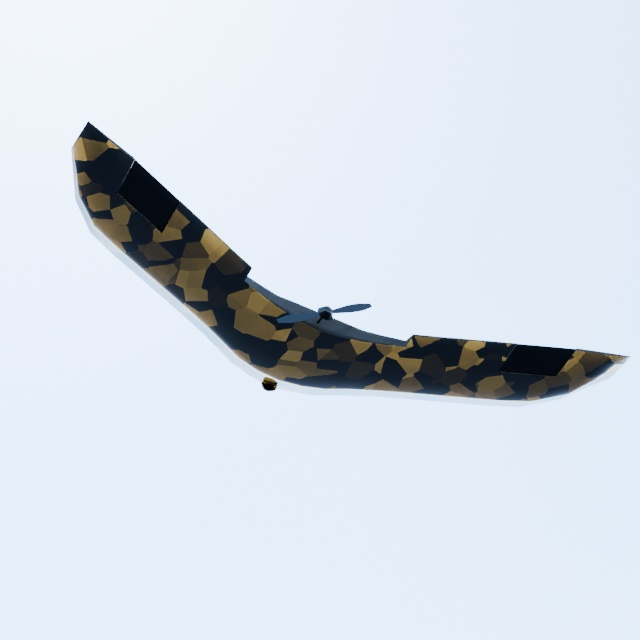
#> input picture protonet_uav/data/uav_dataset/enrollment/drone_uav_wing_desert_camo/az240_el-45_noon_clear_enrollment.jpg, 640 x 640 px; its folder holds only this picture in this run
$ python make_realistic_synthetic.py --input ../../../../../../../../../../../protonet_uav/data/uav_dataset/enrollment/drone_uav_wing_desert_camo/az240_el-45_noon_clear_enrollment.jpg --output out.png
#> lines starting #> are read from the running program, lines starting #| are printed output that depends on the picture
#> call 3 of process_split, with split = 'enrollment', variants = 1, strength = 'mild'
#> in process_split, base is the input picture: PIL image 640x640 RGB; mean R, G, B 213.8, 220.9, 229.7
#!/usr/bin/env python3
"""Create real-world camera variants from clean rendered UAV images.

The script preserves the ProtoNet layout:

    input_root/train/<identity>/*.jpg
    input_root/val/<identity>/*.jpg
    input_root/enrollment/<identity>/*.jpg

and writes a new dataset root with noisy, blurry, compressed, off-center,
mid-flight-looking variants. It does not modify the input dataset.
"""

import argparse
import io
import json
import random
import shutil
from pathlib import Path

import numpy as np
from PIL import Image, ImageChops, ImageEnhance, ImageFilter

IMG_EXTS = {".jpg", ".jpeg", ".png", ".bmp", ".webp"}


def motion_blur(img: Image.Image, radius: int, horizontal: bool) -> Image.Image:
    radius = max(1, int(radius))
    base = img.convert("RGB")
    acc = np.asarray(base).astype(np.float32)
    samples = 1
    for offset in range(1, radius + 1):
        delta = (offset, 0) if horizontal else (0, offset)
        acc += np.asarray(ImageChops.offset(base, *delta)).astype(np.float32)
        acc += np.asarray(ImageChops.offset(base, -delta[0], -delta[1])).astype(np.float32)
        samples += 2
    return Image.fromarray(np.clip(acc / samples, 0, 255).astype(np.uint8), "RGB")


def jpeg_roundtrip(img: Image.Image, quality: int) -> Image.Image:
    buffer = io.BytesIO()
    img.save(buffer, format="JPEG", quality=int(quality), optimize=False)
    buffer.seek(0)
    return Image.open(buffer).convert("RGB")


def random_crop_jitter(img: Image.Image, strength: float) -> Image.Image:
#> called with strength = 0.0337
    w, h = img.size
#> w = 640; h = 640
    zoom = random.uniform(1.0, 1.0 + strength)
    crop_w = max(1, int(w / zoom))
#> crop_w = 638
    crop_h = max(1, int(h / zoom))
#> crop_h = 638
    max_dx = max(0, w - crop_w)
#> max_dx = 2
    max_dy = max(0, h - crop_h)
#> max_dy = 2
    left = random.randint(0, max_dx) if max_dx else 0
#> left = 1
    top = random.randint(0, max_dy) if max_dy else 0
#> top = 1
    return img.crop((left, top, left + crop_w, top + crop_h)).resize(
        (w, h), Image.Resampling.BICUBIC
    )


def add_noise(img: Image.Image, sigma: float) -> Image.Image:
    arr = np.asarray(img).astype(np.float32)
    noise = np.random.normal(0.0, sigma, arr.shape).astype(np.float32)
    arr = np.clip(arr + noise, 0, 255).astype(np.uint8)
    return Image.fromarray(arr, "RGB")


def add_haze(img: Image.Image, amount: float) -> Image.Image:
    haze_color = np.array([205, 216, 226], dtype=np.float32)
    arr = np.asarray(img).astype(np.float32)
    arr = arr * (1.0 - amount) + haze_color * amount
    return Image.fromarray(np.clip(arr, 0, 255).astype(np.uint8), "RGB")


def low_res_roundtrip(img: Image.Image, min_side: int, max_side: int) -> Image.Image:
    w, h = img.size
    target = random.randint(min_side, max_side)
    scale = target / max(w, h)
    small = img.resize((max(1, int(w * scale)), max(1, int(h * scale))), Image.Resampling.BILINEAR)
    return small.resize((w, h), Image.Resampling.BICUBIC)


def degrade(img: Image.Image, split_profile: str, strength: str) -> Image.Image:
    img = img.convert("RGB")
    if split_profile == "enrollment":
        img = random_crop_jitter(img, strength=random.uniform(0.03, 0.10))
        if random.random() < 0.45:
            img = img.filter(ImageFilter.GaussianBlur(radius=random.uniform(0.15, 0.7)))
        img = ImageEnhance.Brightness(img).enhance(random.uniform(0.88, 1.14))
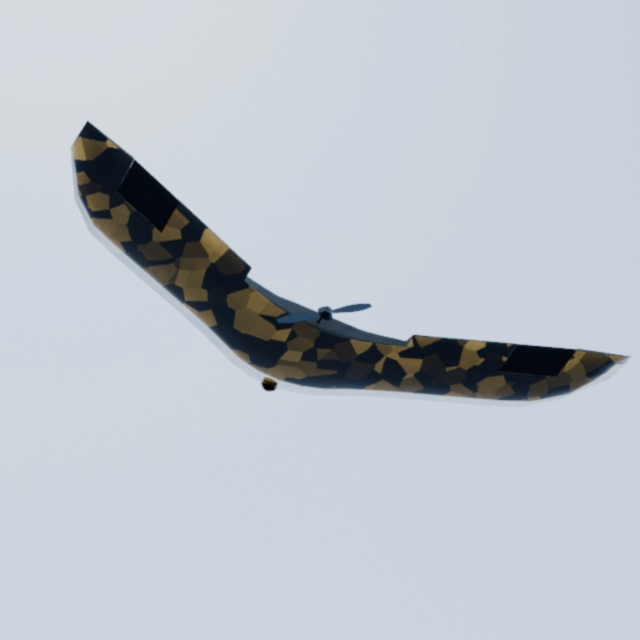
#> img: PIL image 640x640 RGB; mean R, G, B 189.6, 195.9, 203.7
        img = ImageEnhance.Contrast(img).enhance(random.uniform(0.86, 1.18))
        img = ImageEnhance.Color(img).enhance(random.uniform(0.82, 1.18))
        if random.random() < 0.35:
            img = add_noise(img, sigma=random.uniform(1.0, 4.5))
        return jpeg_roundtrip(img, quality=random.randint(72, 96))

    if strength == "aggressive":
        crop_range, low_range, motion_p, motion_r = (0.08, 0.24), (150, 300), 0.55, (1, 4)
        blur_p, blur_r, haze_p, haze_r = 0.50, (0.20, 1.00), 0.45, (0.03, 0.16)
        bright, contrast, color, noise_p, noise_r, jpeg = (
            (0.70, 1.22),
            (0.68, 1.28),
            (0.70, 1.30),
            0.70,
            (1.5, 8.0),
            (50, 92),
        )
    elif strength == "balanced":
        crop_range, low_range, motion_p, motion_r = (0.04, 0.16), (220, 380), 0.35, (1, 2)
        blur_p, blur_r, haze_p, haze_r = 0.35, (0.12, 0.60), 0.25, (0.02, 0.08)
        bright, contrast, color, noise_p, noise_r, jpeg = (
            (0.78, 1.18),
            (0.78, 1.25),
            (0.85, 1.25),
            0.50,
            (1.0, 5.0),
            (65, 95),
        )
    else:
        crop_range, low_range, motion_p, motion_r = (0.01, 0.06), (390, 500), 0.08, (1, 1)
        blur_p, blur_r, haze_p, haze_r = 0.08, (0.05, 0.18), 0.08, (0.005, 0.025)
        bright, contrast, color, noise_p, noise_r, jpeg = (
            (0.90, 1.08),
            (0.96, 1.16),
            (0.95, 1.16),
            0.20,
            (0.4, 1.8),
            (88, 98),
        )

    img = random_crop_jitter(img, strength=random.uniform(*crop_range))
    img = low_res_roundtrip(img, min_side=low_range[0], max_side=low_range[1])
    if random.random() < motion_p:
        img = motion_blur(img, radius=random.randint(*motion_r), horizontal=random.random() < 0.5)
    if random.random() < blur_p:
        img = img.filter(ImageFilter.GaussianBlur(radius=random.uniform(*blur_r)))
    if random.random() < haze_p:
        img = add_haze(img, amount=random.uniform(*haze_r))
    img = ImageEnhance.Brightness(img).enhance(random.uniform(*bright))
    img = ImageEnhance.Contrast(img).enhance(random.uniform(*contrast))
    img = ImageEnhance.Color(img).enhance(random.uniform(*color))
    if random.random() < noise_p:
        img = add_noise(img, sigma=random.uniform(*noise_r))
    return jpeg_roundtrip(img, quality=random.randint(*jpeg))


def iter_images(identity_dir: Path):
    return sorted(p for p in identity_dir.rglob("*") if p.suffix.lower() in IMG_EXTS)


def process_split(input_root: Path, output_root: Path, split: str, variants: int, strength: str):
    split_dir = input_root / split
    if not split_dir.exists():
        return 0
    count = 0
    profile = "enrollment" if split == "enrollment" else "operational"
    identity_dirs = sorted(p for p in split_dir.iterdir() if p.is_dir())
    print(
        f"Processing {split}: {len(identity_dirs)} identities x {variants} variant(s)", flush=True
    )
    for ident_idx, ident_dir in enumerate(identity_dirs, 1):
        out_ident = output_root / split / ident_dir.name
        out_ident.mkdir(parents=True, exist_ok=True)
        sources = iter_images(ident_dir)
        made_for_identity = 0
        for src in sources:
            try:
                base = Image.open(src).convert("RGB")
            except Exception as exc:
                print(f"WARNING: skipping {src}: {exc}")
                continue
            for idx in range(variants):
                dst = out_ident / f"{src.stem}_real{idx:02d}.jpg"
                if dst.exists():
                    continue
                img = degrade(base, profile, strength)
                img.save(dst, format="JPEG", quality=92)
                count += 1
                made_for_identity += 1
        print(
            f"  [{ident_idx}/{len(identity_dirs)}] {split}/{ident_dir.name}: "
            f"created {made_for_identity}",
            flush=True,
        )
#> pass 2 of the loop in process_split, `for ident_idx, ident_dir in enumerate(identity_dirs, 1):`:
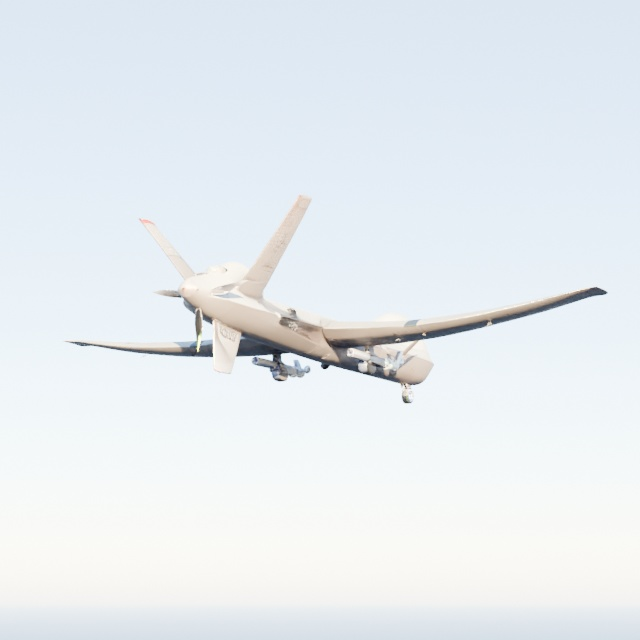
#> input picture protonet_uav/data/uav_dataset/enrollment/mq-9_reaper_uav_drone/az300_el-10_dusk_enrollment.jpg, 640 x 640 px
#> in process_split, base is the input picture: PIL image 640x640 RGB; mean R, G, B 231.8, 237.3, 241.4
#> in random_crop_jitter (call 2), `return img.crop((left, top, left + crop_w, top + crop_h)).resize( (w, ..`:
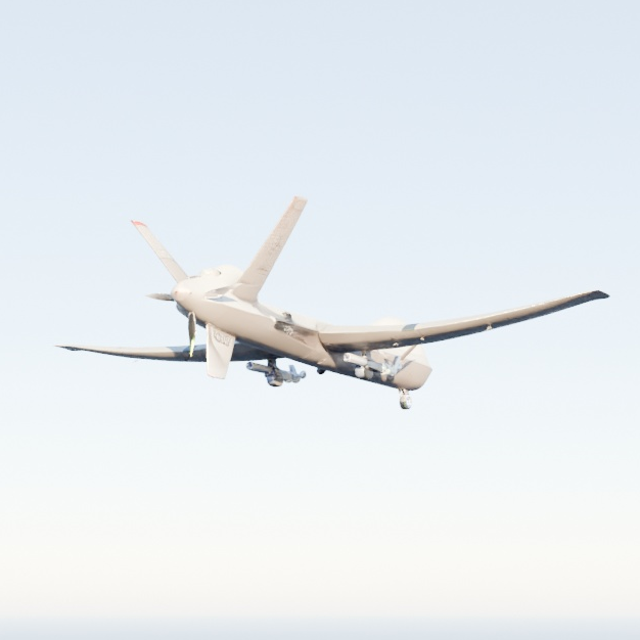
#> returned value: PIL image 640x640 RGB; mean R, G, B 232, 237.5, 241.4
#> pass 3 of the loop in process_split, `for ident_idx, ident_dir in enumerate(identity_dirs, 1):`:
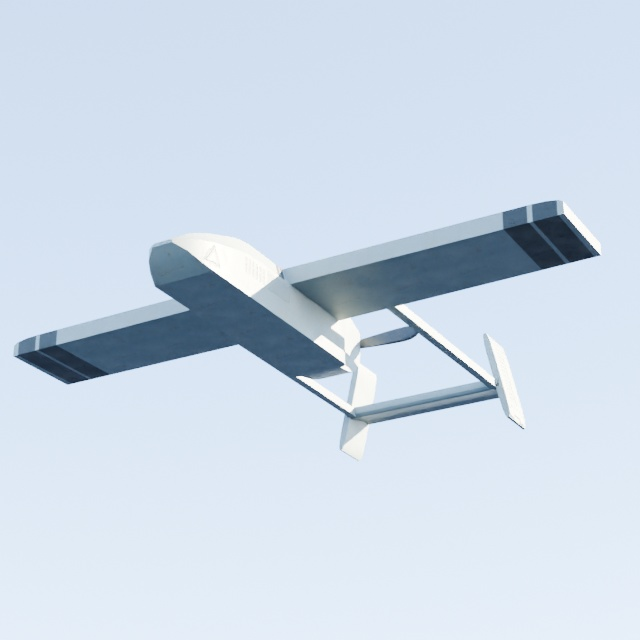
#> input picture protonet_uav/data/uav_dataset/enrollment/uav_low_poly/az300_el-25_morning_enrollment.jpg, 640 x 640 px
#> in process_split, base is the input picture: PIL image 640x640 RGB; mean R, G, B 205, 217.5, 231.2
#> in random_crop_jitter (call 3), `return img.crop((left, top, left + crop_w, top + crop_h)).resize( (w, ..`:
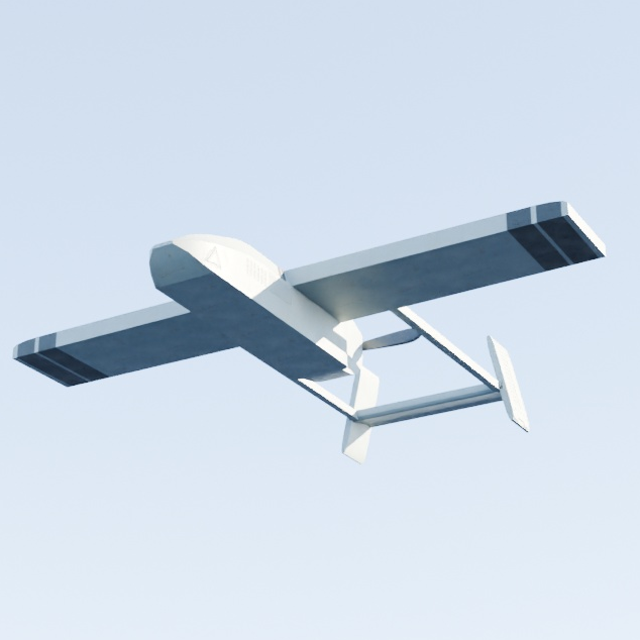
#> returned value: PIL image 640x640 RGB; mean R, G, B 204.6, 217.2, 230.9
#> in degrade (call 3), `img = ImageEnhance.Contrast(img).enhance(random.uniform(0.86, 1.18))`:
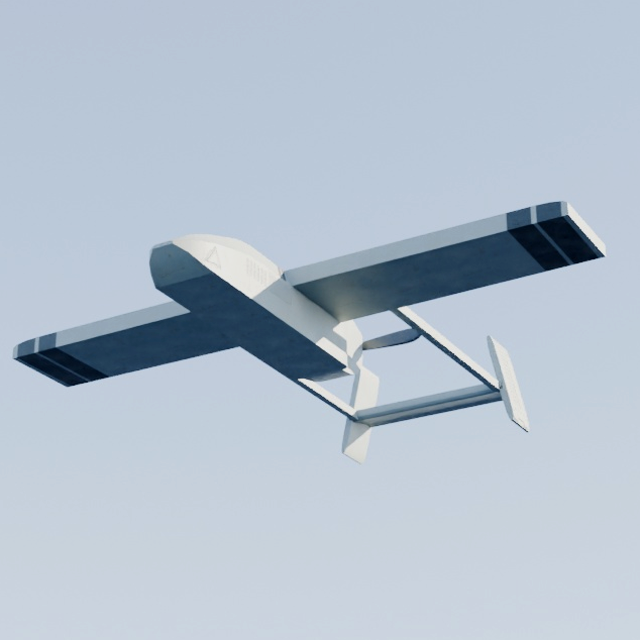
#> img: PIL image 640x640 RGB; mean R, G, B 178.8, 191.6, 205.5
    return count


def main():
    parser = argparse.ArgumentParser()
    parser.add_argument("--input", required=True, help="Clean rendered dataset root")
    parser.add_argument("--output", required=True, help="Realistic output dataset root")
    parser.add_argument("--train_variants", type=int, default=3)
    parser.add_argument("--val_variants", type=int, default=2)
    parser.add_argument("--enrollment_variants", type=int, default=1)
    parser.add_argument(
        "--profile",
        choices=["mild", "balanced", "aggressive"],
        default="mild",
        help="Camera degradation strength. Use mild to preserve UAV silhouettes.",
    )
    parser.add_argument("--seed", type=int, default=123)
    args = parser.parse_args()

    random.seed(args.seed)
    np.random.seed(args.seed)

    input_root = Path(args.input)
    output_root = Path(args.output)
    if not input_root.exists():
        raise FileNotFoundError(input_root)
    output_root.mkdir(parents=True, exist_ok=True)

    manifest = input_root / "split_manifest.json"
    if manifest.exists():
        try:
            data = json.loads(manifest.read_text(encoding="utf-8-sig"))
            data["realistic_postprocess"] = {
                "train_variants": args.train_variants,
                "val_variants": args.val_variants,
                "enrollment_variants": args.enrollment_variants,
                "effects": [
                    "crop_jitter",
                    "low_resolution",
                    "motion_blur",
                    "defocus_blur",
                    "haze",
                    "color_jitter",
                    "sensor_noise",
                    "jpeg_artifacts",
                ],
            }
            (output_root / "split_manifest.json").write_text(
                json.dumps(data, indent=2), encoding="utf-8"
            )
        except Exception:
            shutil.copy2(manifest, output_root / "split_manifest.json")

    total = 0
    total += process_split(
        input_root, output_root, "train", max(1, args.train_variants), args.profile
    )
    total += process_split(input_root, output_root, "val", max(1, args.val_variants), args.profile)
    total += process_split(
        input_root, output_root, "enrollment", max(1, args.enrollment_variants), args.profile
    )
    print(f"Created {total} realistic images under {output_root}")


if __name__ == "__main__":
    main()
